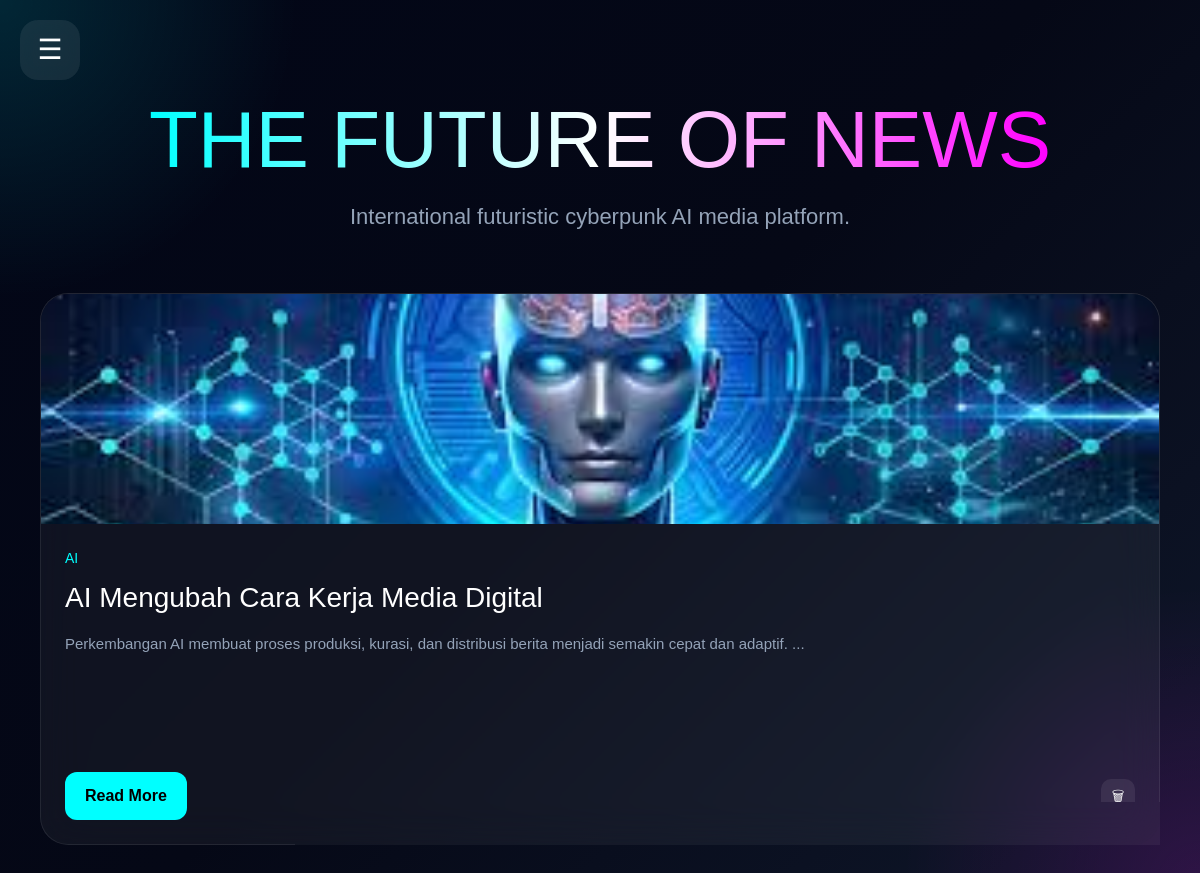
Screenshot of /dynamic-app/index.php?kategori=AI with the database file from the repository.
### tables this page shows
CREATE TABLE IF NOT EXISTS berita (
    id INT AUTO_INCREMENT PRIMARY KEY,
    judul VARCHAR(255) NOT NULL,
    isi TEXT NOT NULL,
    gambar VARCHAR(255) DEFAULT NULL,
    kategori VARCHAR(100) NOT NULL DEFAULT 'Technology',
    views INT NOT NULL DEFAULT 0,
    likes INT NOT NULL DEFAULT 0,
    created_at TIMESTAMP DEFAULT CURRENT_TIMESTAMP
);

### dynamic-app/index.php (the view, shortened to what this page needs)
<?php
include 'config/koneksi.php';
$kategori = isset($_GET['kategori'])
? $_GET['kategori']
: 'Home';
if($kategori == 'Home'){
    $query = mysqli_query($conn,"
    SELECT * FROM berita
    ORDER BY id DESC
    ");
}else{
    $query = mysqli_query($conn,"
    SELECT * FROM berita
    WHERE kategori='$kategori'
    ORDER BY id DESC
    ");
}
?>
<!DOCTYPE html>
<html lang="en">
<head>
<script src="https://cdn.tailwindcss.com"></script>
</head>
<body>
<div class="toggle-btn" onclick="toggleSidebar()">
☰
</div>
<div class="content">
<div class="hero">
<h1>
THE FUTURE OF NEWS
</h1>
<p>
International futuristic cyberpunk AI media platform.
</p>
</div>
<div class="grid-news">
<?php while($data=mysqli_fetch_array($query)) { ?>
<div class="card">
<img
src="assets/uploads/<?php echo $data['gambar']; ?>"
>
<div class="card-content">
<div class="category">
<?php echo $data['kategori']; ?>
</div>
<h2>
<?php echo $data['judul']; ?>
</h2>
<p class="desc">
<?php
echo substr(strip_tags($data['isi']),0,120);
?>
...
</p>
<div class="button-area">
<a
href="berita.php?id=<?php echo $data['id']; ?>"
class="btn"
>
Read More
</a>
<a
href="admin/hapus.php?id=<?php echo $data['id']; ?>"
onclick="return confirm('Yakin hapus berita ini?')"
class="delete-icon"
>
🗑
</a>
</div>
</div>
</div>
<?php } ?>
</div>
</div>
</body>
</html>

### dynamic-app/index.php (style rules this page uses)
* { margin:0; padding:0; box-sizing:border-box; }
body { background: radial-gradient(circle at top left,#00ffff22,transparent 20%), radial-gradient(circle at bottom right,#ff00ff22,transparent 20%), linear-gradient(135deg,#020617,#050816,#0f172a); color:white; font-family:Arial; overflow-x:hidden; }
.toggle-btn { position:fixed; top:20px; left:20px; width:60px; height:60px; border-radius:18px; background:rgba(255,255,255,0.08); backdrop-filter:blur(20px); display:flex; justify-content:center; align-items:center; font-size:28px; cursor:pointer; z-index:2000; transition:0.3s; }
.content { padding:100px 40px 40px 40px; }
.hero { margin-bottom:60px; text-align:center; display:flex; flex-direction:column; justify-content:center; align-items:center; }
.hero h1 { font-size:80px; line-height:1; margin-bottom:20px; background:linear-gradient(90deg,cyan,white,#ff00ff); -webkit-background-clip:text; -webkit-text-fill-color:transparent; }
.hero p { color:#94a3b8; font-size:22px; }
.grid-news { display:grid; grid-template-columns: repeat(auto-fit,minmax(320px,1fr)); gap:30px; }
.card { background:rgba(255,255,255,0.05); backdrop-filter:blur(20px); border:1px solid rgba(255,255,255,0.08); border-radius:28px; overflow:hidden; transition:0.4s; }
.card img { width:100%; height:230px; object-fit:cover; }
.card-content { padding:24px; display:flex; flex-direction:column; height:320px; }
.category { color:cyan; font-size:14px; margin-bottom:12px; }
.card h2 { font-size:28px; margin-bottom:15px; line-height:1.2; }
.desc { flex:1; color:#94a3b8; line-height:1.8; font-size:15px; }
.button-area { display:flex; justify-content:space-between; align-items:center; margin-top:20px; }
.btn { display:inline-block; background:cyan; color:black; padding:12px 20px; border-radius:12px; text-decoration:none; font-weight:bold; transition:0.3s; }
.delete-icon { width:34px; height:34px; border-radius:10px; background:rgba(255,255,255,0.08); color:white; display:flex; align-items:center; justify-content:center; text-decoration:none; font-size:14px; transition:0.3s; }

### rows the page displays
berita: gambar (picture), kategori "AI", judul "AI Mengubah Cara Kerja Media Digital", isi "Perkembangan AI membuat proses produksi, kurasi, dan distribusi berita menjadi semakin cepat dan adaptif."
